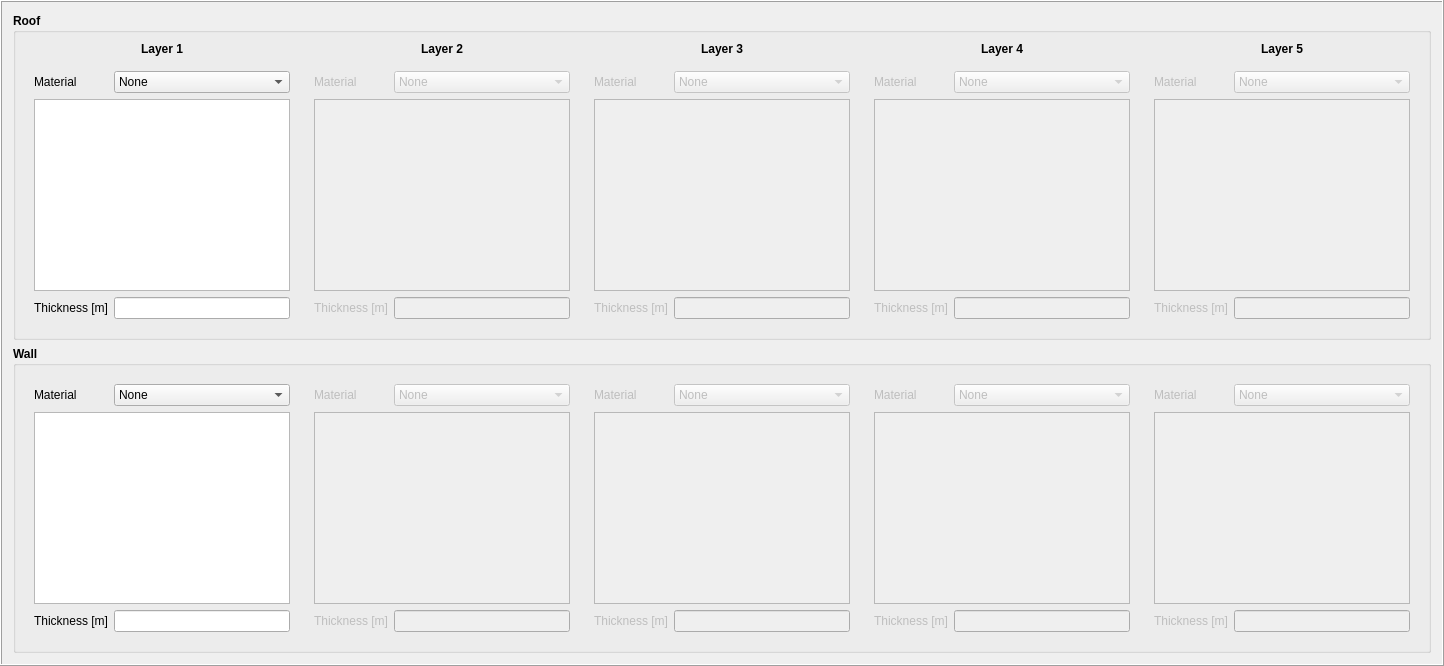
    <widget class="QFrame" name="frame_ESTM_Coef">
     <property name="enabled">
      <bool>true</bool>
     </property>
     <property name="sizePolicy">
      <sizepolicy hsizetype="Preferred" vsizetype="Expanding">
       <horstretch>0</horstretch>
       <verstretch>0</verstretch>
      </sizepolicy>
     </property>
     <property name="frameShape">
      <enum>QFrame::Box</enum>
     </property>
     <property name="frameShadow">
      <enum>QFrame::Raised</enum>
     </property>
     <property name="lineWidth">
      <number>1</number>
     </property>
     <property name="midLineWidth">
      <number>0</number>
     </property>
     <layout class="QGridLayout" name="gridLayout">
      <item row="1" column="0">
       <layout class="QVBoxLayout" name="verticalLayout_7">
        <item>
         <widget class="QGroupBox" name="groupBox_23">
          <property name="enabled">
           <bool>true</bool>
          </property>
          <property name="font">
           <font>
            <weight>75</weight>
            <bold>true</bold>
           </font>
          </property>
          <property name="title">
           <string>Roof</string>
          </property>
          <property name="flat">
           <bool>true</bool>
          </property>
          <layout class="QGridLayout" name="gridLayout_37">
           <item row="0" column="3">
            <widget class="QLabel" name="label_4">
             <property name="font">
              <font>
               <weight>75</weight>
               <bold>true</bold>
              </font>
             </property>
             <property name="text">
              <string>Layer 4</string>
             </property>
             <property name="alignment">
              <set>Qt::AlignCenter</set>
             </property>
             <property name="wordWrap">
              <bool>false</bool>
             </property>
            </widget>
           </item>
           <item row="0" column="2">
            <widget class="QLabel" name="label_3">
             <property name="font">
              <font>
               <weight>75</weight>
               <bold>true</bold>
              </font>
             </property>
             <property name="text">
              <string>Layer 3</string>
             </property>
             <property name="alignment">
              <set>Qt::AlignCenter</set>
             </property>
             <property name="wordWrap">
              <bool>false</bool>
             </property>
            </widget>
           </item>
           <item row="0" column="4">
            <widget class="QLabel" name="label_5">
             <property name="font">
              <font>
               <weight>75</weight>
               <bold>true</bold>
              </font>
             </property>
             <property name="text">
              <string>Layer 5</string>
             </property>
             <property name="alignment">
              <set>Qt::AlignCenter</set>
             </property>
             <property name="wordWrap">
              <bool>false</bool>
             </property>
            </widget>
           </item>
           <item row="0" column="0">
            <widget class="QLabel" name="label">
             <property name="font">
              <font>
               <weight>75</weight>
               <bold>true</bold>
              </font>
             </property>
             <property name="text">
              <string>Layer 1</string>
             </property>
             <property name="alignment">
              <set>Qt::AlignCenter</set>
             </property>
             <property name="wordWrap">
              <bool>false</bool>
             </property>
            </widget>
           </item>
           <item row="0" column="1">
            <widget class="QLabel" name="label_2">
             <property name="font">
              <font>
               <weight>75</weight>
               <bold>true</bold>
              </font>
             </property>
             <property name="text">
              <string>Layer 2</string>
             </property>
             <property name="alignment">
              <set>Qt::AlignCenter</set>
             </property>
             <property name="wordWrap">
              <bool>false</bool>
             </property>
            </widget>
           </item>
           <item row="1" column="1">
            <widget class="QFrame" name="frame_r2">
             <property name="enabled">
              <bool>false</bool>
             </property>
             <layout class="QGridLayout" name="gridLayout_r2">
              <item row="2" column="0">
               <widget class="QLabel" name="label_31">
                <property name="font">
                 <font>
                  <weight>50</weight>
                  <bold>false</bold>
                 </font>
                </property>
                <property name="text">
                 <string>Thickness [m]</string>
                </property>
               </widget>
              </item>
              <item row="0" column="0">
               <widget class="QLabel" name="label_32">
                <property name="sizePolicy">
                 <sizepolicy hsizetype="Minimum" vsizetype="Preferred">
                  <horstretch>0</horstretch>
                  <verstretch>0</verstretch>
                 </sizepolicy>
                </property>
                <property name="font">
                 <font>
                  <weight>50</weight>
                  <bold>false</bold>
                 </font>
                </property>
                <property name="text">
                 <string>Material</string>
                </property>
               </widget>
              </item>
              <item row="0" column="1">
               <widget class="QComboBox" name="comboBox_r2">
                <property name="sizePolicy">
                 <sizepolicy hsizetype="Expanding" vsizetype="Fixed">
                  <horstretch>0</horstretch>
                  <verstretch>0</verstretch>
                 </sizepolicy>
                </property>
                <property name="font">
                 <font>
                  <weight>50</weight>
                  <bold>false</bold>
                 </font>
                </property>
                <item>
                 <property name="text">
                  <string>None</string>
                 </property>
                </item>
               </widget>
              </item>
              <item row="2" column="1">
               <widget class="QLineEdit" name="lineEdit_r2">
                <property name="font">
                 <font>
                  <weight>50</weight>
                  <bold>false</bold>
                 </font>
                </property>
               </widget>
              </item>
              <item row="1" column="0" colspan="2">
               <widget class="QTextBrowser" name="textBrowser_r2">
                <property name="font">
                 <font>
                  <weight>50</weight>
                  <bold>false</bold>
                 </font>
                </property>
               </widget>
              </item>
             </layout>
            </widget>
           </item>
           <item row="1" column="0">
            <widget class="QFrame" name="frame_r1">
             <layout class="QGridLayout" name="gridLayout_r1">
              <item row="2" column="0">
               <widget class="QLabel" name="label_25">
                <property name="font">
                 <font>
                  <weight>50</weight>
                  <bold>false</bold>
                 </font>
                </property>
                <property name="text">
                 <string>Thickness [m]</string>
                </property>
               </widget>
              </item>
              <item row="0" column="0">
               <widget class="QLabel" name="label_26">
                <property name="sizePolicy">
                 <sizepolicy hsizetype="Minimum" vsizetype="Preferred">
                  <horstretch>0</horstretch>
                  <verstretch>0</verstretch>
                 </sizepolicy>
                </property>
                <property name="font">
                 <font>
                  <weight>50</weight>
                  <bold>false</bold>
                 </font>
                </property>
                <property name="text">
                 <string>Material</string>
                </property>
               </widget>
              </item>
              <item row="0" column="1">
               <widget class="QComboBox" name="comboBox_r1">
                <property name="sizePolicy">
                 <sizepolicy hsizetype="Expanding" vsizetype="Fixed">
                  <horstretch>0</horstretch>
                  <verstretch>0</verstretch>
                 </sizepolicy>
                </property>
                <property name="font">
                 <font>
                  <weight>50</weight>
                  <bold>false</bold>
                 </font>
                </property>
                <item>
                 <property name="text">
                  <string>None</string>
                 </property>
                </item>
               </widget>
              </item>
              <item row="2" column="1">
               <widget class="QLineEdit" name="lineEdit_r1">
                <property name="font">
                 <font>
                  <weight>50</weight>
                  <bold>false</bold>
                 </font>
                </property>
               </widget>
              </item>
              <item row="1" column="0" colspan="2">
               <widget class="QTextBrowser" name="textBrowser_r1">
                <property name="font">
                 <font>
                  <weight>50</weight>
                  <bold>false</bold>
                 </font>
                </property>
               </widget>
              </item>
             </layout>
            </widget>
           </item>
           <item row="1" column="2">
            <widget class="QFrame" name="frame_r3">
             <property name="enabled">
              <bool>false</bool>
             </property>
             <layout class="QGridLayout" name="gridLayout_r3">
              <item row="0" column="1">
               <widget class="QComboBox" name="comboBox_r3">
                <property name="sizePolicy">
                 <sizepolicy hsizetype="Expanding" vsizetype="Fixed">
                  <horstretch>0</horstretch>
                  <verstretch>0</verstretch>
                 </sizepolicy>
                </property>
                <property name="font">
                 <font>
                  <weight>50</weight>
                  <bold>false</bold>
                 </font>
                </property>
                <item>
                 <property name="text">
                  <string>None</string>
                 </property>
                </item>
               </widget>
              </item>
              <item row="2" column="0">
               <widget class="QLabel" name="label_33">
                <property name="font">
                 <font>
                  <weight>50</weight>
                  <bold>false</bold>
                 </font>
                </property>
                <property name="text">
                 <string>Thickness [m]</string>
                </property>
               </widget>
              </item>
              <item row="2" column="1">
               <widget class="QLineEdit" name="lineEdit_r3">
                <property name="font">
                 <font>
                  <weight>50</weight>
                  <bold>false</bold>
                 </font>
                </property>
               </widget>
              </item>
              <item row="0" column="0">
               <widget class="QLabel" name="label_34">
                <property name="sizePolicy">
                 <sizepolicy hsizetype="Minimum" vsizetype="Preferred">
                  <horstretch>0</horstretch>
                  <verstretch>0</verstretch>
                 </sizepolicy>
                </property>
                <property name="font">
                 <font>
                  <weight>50</weight>
                  <bold>false</bold>
                 </font>
                </property>
                <property name="text">
                 <string>Material</string>
                </property>
               </widget>
              </item>
              <item row="1" column="0" colspan="2">
               <widget class="QTextBrowser" name="textBrowser_r3">
                <property name="font">
                 <font>
                  <weight>50</weight>
                  <bold>false</bold>
                 </font>
                </property>
               </widget>
              </item>
             </layout>
            </widget>
           </item>
           <item row="1" column="3">
            <widget class="QFrame" name="frame_r4">
             <property name="enabled">
              <bool>false</bool>
             </property>
             <layout class="QGridLayout" name="gridLayout_r4">
              <item row="2" column="0">
               <widget class="QLabel" name="label_41">
                <property name="font">
                 <font>
                  <weight>50</weight>
                  <bold>false</bold>
                 </font>
                </property>
                <property name="text">
                 <string>Thickness [m]</string>
                </property>
               </widget>
              </item>
              <item row="0" column="0">
               <widget class="QLabel" name="label_42">
                <property name="sizePolicy">
                 <sizepolicy hsizetype="Minimum" vsizetype="Preferred">
                  <horstretch>0</horstretch>
                  <verstretch>0</verstretch>
                 </sizepolicy>
                </property>
                <property name="maximumSize">
                 <size>
                  <width>50</width>
                  <height>16777215</height>
                 </size>
                </property>
                <property name="font">
                 <font>
                  <weight>50</weight>
                  <bold>false</bold>
                 </font>
                </property>
                <property name="text">
                 <string>Material</string>
                </property>
               </widget>
              </item>
              <item row="0" column="1">
               <widget class="QComboBox" name="comboBox_r4">
                <property name="sizePolicy">
                 <sizepolicy hsizetype="Expanding" vsizetype="Fixed">
                  <horstretch>0</horstretch>
                  <verstretch>0</verstretch>
                 </sizepolicy>
                </property>
                <property name="font">
                 <font>
                  <weight>50</weight>
                  <bold>false</bold>
                 </font>
                </property>
                <item>
                 <property name="text">
                  <string>None</string>
                 </property>
                </item>
               </widget>
              </item>
              <item row="2" column="1">
               <widget class="QLineEdit" name="lineEdit_r4">
                <property name="font">
                 <font>
                  <weight>50</weight>
                  <bold>false</bold>
                 </font>
                </property>
               </widget>
              </item>
              <item row="1" column="0" colspan="2">
               <widget class="QTextBrowser" name="textBrowser_r4">
                <property name="font">
                 <font>
                  <weight>50</weight>
                  <bold>false</bold>
                 </font>
                </property>
               </widget>
              </item>
             </layout>
            </widget>
           </item>
           <item row="1" column="4">
            <widget class="QFrame" name="frame_r5">
             <property name="enabled">
              <bool>false</bool>
             </property>
             <layout class="QGridLayout" name="gridLayout_r5">
              <item row="2" column="0">
               <widget class="QLabel" name="label_43">
                <property name="font">
                 <font>
                  <weight>50</weight>
                  <bold>false</bold>
                 </font>
                </property>
                <property name="text">
                 <string>Thickness [m]</string>
                </property>
               </widget>
              </item>
              <item row="0" column="0">
               <widget class="QLabel" name="label_44">
                <property name="sizePolicy">
                 <sizepolicy hsizetype="Minimum" vsizetype="Preferred">
                  <horstretch>0</horstretch>
                  <verstretch>0</verstretch>
                 </sizepolicy>
                </property>
                <property name="font">
                 <font>
                  <weight>50</weight>
                  <bold>false</bold>
                 </font>
                </property>
                <property name="text">
                 <string>Material</string>
                </property>
               </widget>
              </item>
              <item row="0" column="1">
               <widget class="QComboBox" name="comboBox_r5">
                <property name="sizePolicy">
                 <sizepolicy hsizetype="Expanding" vsizetype="Fixed">
                  <horstretch>0</horstretch>
                  <verstretch>0</verstretch>
                 </sizepolicy>
                </property>
                <property name="font">
                 <font>
                  <weight>50</weight>
                  <bold>false</bold>
                 </font>
                </property>
                <item>
                 <property name="text">
                  <string>None</string>
                 </property>
                </item>
               </widget>
              </item>
              <item row="2" column="1">
               <widget class="QLineEdit" name="lineEdit_r5">
                <property name="font">
                 <font>
                  <weight>50</weight>
                  <bold>false</bold>
                 </font>
                </property>
               </widget>
              </item>
              <item row="1" column="0" colspan="2">
               <widget class="QTextBrowser" name="textBrowser_r5">
                <property name="font">
                 <font>
                  <weight>50</weight>
                  <bold>false</bold>
                 </font>
                </property>
               </widget>
              </item>
             </layout>
            </widget>
           </item>
          </layout>
         </widget>
        </item>
       </layout>
      </item>
      <item row="2" column="0">
       <widget class="QGroupBox" name="groupBox_25">
        <property name="font">
         <font>
          <weight>75</weight>
          <bold>true</bold>
         </font>
        </property>
        <property name="title">
         <string>Wall</string>
        </property>
        <property name="flat">
         <bool>true</bool>
        </property>
        <property name="checkable">
         <bool>false</bool>
        </property>
        <layout class="QGridLayout" name="gridLayout_41">
         <item row="0" column="0">
          <widget class="QFrame" name="frame_w1">
           <layout class="QGridLayout" name="gridLayout_42">
            <item row="2" column="0">
             <widget class="QLabel" name="label_29">
              <property name="font">
               <font>
                <weight>50</weight>
                <bold>false</bold>
               </font>
              </property>
              <property name="text">
               <string>Thickness [m]</string>
              </property>
             </widget>
            </item>
            <item row="0" column="0">
             <widget class="QLabel" name="label_30">
              <property name="sizePolicy">
               <sizepolicy hsizetype="Minimum" vsizetype="Preferred">
                <horstretch>0</horstretch>
                <verstretch>0</verstretch>
               </sizepolicy>
              </property>
              <property name="font">
               <font>
                <weight>50</weight>
                <bold>false</bold>
               </font>
              </property>
              <property name="text">
               <string>Material</string>
              </property>
             </widget>
            </item>
            <item row="0" column="1">
             <widget class="QComboBox" name="comboBox_w1">
              <property name="sizePolicy">
               <sizepolicy hsizetype="Expanding" vsizetype="Fixed">
                <horstretch>0</horstretch>
                <verstretch>0</verstretch>
               </sizepolicy>
              </property>
              <property name="font">
               <font>
                <weight>50</weight>
                <bold>false</bold>
               </font>
              </property>
              <item>
               <property name="text">
                <string>None</string>
               </property>
              </item>
             </widget>
            </item>
            <item row="2" column="1">
             <widget class="QLineEdit" name="lineEdit_w1">
              <property name="font">
               <font>
                <weight>50</weight>
                <bold>false</bold>
               </font>
              </property>
             </widget>
            </item>
            <item row="1" column="0" colspan="2">
             <widget class="QTextBrowser" name="textBrowser_w1">
              <property name="font">
               <font>
                <weight>50</weight>
                <bold>false</bold>
               </font>
              </property>
             </widget>
            </item>
           </layout>
          </widget>
         </item>
         <item row="0" column="4">
          <widget class="QFrame" name="frame_w5">
           <property name="enabled">
            <bool>false</bool>
           </property>
           <layout class="QGridLayout" name="gridLayout_60">
            <item row="2" column="0">
             <widget class="QLabel" name="label_60">
              <property name="font">
               <font>
                <weight>50</weight>
                <bold>false</bold>
               </font>
              </property>
              <property name="text">
               <string>Thickness [m]</string>
              </property>
             </widget>
            </item>
            <item row="0" column="0">
             <widget class="QLabel" name="label_61">
              <property name="sizePolicy">
               <sizepolicy hsizetype="Minimum" vsizetype="Preferred">
                <horstretch>0</horstretch>
                <verstretch>0</verstretch>
               </sizepolicy>
              </property>
              <property name="font">
               <font>
                <weight>50</weight>
                <bold>false</bold>
               </font>
              </property>
              <property name="text">
               <string>Material</string>
              </property>
             </widget>
            </item>
            <item row="0" column="1">
             <widget class="QComboBox" name="comboBox_w5">
              <property name="sizePolicy">
               <sizepolicy hsizetype="Expanding" vsizetype="Fixed">
                <horstretch>0</horstretch>
                <verstretch>0</verstretch>
               </sizepolicy>
              </property>
              <property name="font">
               <font>
                <weight>50</weight>
                <bold>false</bold>
               </font>
              </property>
              <item>
               <property name="text">
                <string>None</string>
               </property>
              </item>
             </widget>
            </item>
            <item row="2" column="1">
             <widget class="QLineEdit" name="lineEdit_w5">
              <property name="font">
               <font>
                <weight>50</weight>
                <bold>false</bold>
               </font>
              </property>
             </widget>
            </item>
            <item row="1" column="0" colspan="2">
             <widget class="QTextBrowser" name="textBrowser_w5">
              <property name="font">
               <font>
                <weight>50</weight>
                <bold>false</bold>
               </font>
              </property>
             </widget>
            </item>
           </layout>
          </widget>
         </item>
         <item row="0" column="3">
          <widget class="QFrame" name="frame_w4">
           <property name="enabled">
            <bool>false</bool>
           </property>
           <layout class="QGridLayout" name="gridLayout_58">
            <item row="2" column="0">
             <widget class="QLabel" name="label_56">
              <property name="font">
               <font>
                <weight>50</weight>
                <bold>false</bold>
               </font>
              </property>
              <property name="text">
               <string>Thickness [m]</string>
              </property>
             </widget>
            </item>
            <item row="0" column="0">
             <widget class="QLabel" name="label_57">
              <property name="sizePolicy">
               <sizepolicy hsizetype="Minimum" vsizetype="Preferred">
                <horstretch>0</horstretch>
                <verstretch>0</verstretch>
               </sizepolicy>
              </property>
              <property name="font">
               <font>
                <weight>50</weight>
                <bold>false</bold>
               </font>
              </property>
              <property name="text">
               <string>Material</string>
              </property>
             </widget>
            </item>
            <item row="2" column="1">
             <widget class="QLineEdit" name="lineEdit_w4">
              <property name="font">
               <font>
                <weight>50</weight>
                <bold>false</bold>
               </font>
              </property>
             </widget>
            </item>
            <item row="0" column="1">
             <widget class="QComboBox" name="comboBox_w4">
              <property name="sizePolicy">
               <sizepolicy hsizetype="Expanding" vsizetype="Fixed">
                <horstretch>0</horstretch>
                <verstretch>0</verstretch>
               </sizepolicy>
              </property>
              <property name="font">
               <font>
                <weight>50</weight>
                <bold>false</bold>
               </font>
              </property>
              <item>
               <property name="text">
                <string>None</string>
               </property>
              </item>
             </widget>
            </item>
            <item row="1" column="0" colspan="2">
             <widget class="QTextBrowser" name="textBrowser_w4">
              <property name="font">
               <font>
                <weight>50</weight>
                <bold>false</bold>
               </font>
              </property>
             </widget>
            </item>
           </layout>
          </widget>
         </item>
         <item row="0" column="2">
          <widget class="QFrame" name="frame_w3">
           <property name="enabled">
            <bool>false</bool>
           </property>
           <layout class="QGridLayout" name="gridLayout_57">
            <item row="2" column="0">
             <widget class="QLabel" name="label_54">
              <property name="font">
               <font>
                <weight>50</weight>
                <bold>false</bold>
               </font>
              </property>
              <property name="text">
               <string>Thickness [m]</string>
              </property>
             </widget>
            </item>
            <item row="0" column="0">
             <widget class="QLabel" name="label_55">
              <property name="sizePolicy">
               <sizepolicy hsizetype="Minimum" vsizetype="Preferred">
                <horstretch>0</horstretch>
                <verstretch>0</verstretch>
               </sizepolicy>
              </property>
              <property name="font">
               <font>
                <weight>50</weight>
                <bold>false</bold>
               </font>
              </property>
              <property name="text">
               <string>Material</string>
              </property>
             </widget>
            </item>
            <item row="0" column="1">
             <widget class="QComboBox" name="comboBox_w3">
              <property name="sizePolicy">
               <sizepolicy hsizetype="Expanding" vsizetype="Fixed">
                <horstretch>0</horstretch>
                <verstretch>0</verstretch>
               </sizepolicy>
              </property>
              <property name="font">
               <font>
                <weight>50</weight>
                <bold>false</bold>
               </font>
              </property>
              <item>
               <property name="text">
                <string>None</string>
               </property>
              </item>
             </widget>
            </item>
            <item row="2" column="1">
             <widget class="QLineEdit" name="lineEdit_w3">
              <property name="font">
               <font>
                <weight>50</weight>
                <bold>false</bold>
               </font>
              </property>
             </widget>
            </item>
            <item row="1" column="0" colspan="2">
             <widget class="QTextBrowser" name="textBrowser_w3">
              <property name="font">
               <font>
                <weight>50</weight>
                <bold>false</bold>
               </font>
              </property>
             </widget>
            </item>
           </layout>
          </widget>
         </item>
         <item row="0" column="1">
          <widget class="QFrame" name="frame_w2">
           <property name="enabled">
            <bool>false</bool>
           </property>
           <layout class="QGridLayout" name="gridLayout_56">
            <item row="2" column="0">
             <widget class="QLabel" name="label_52">
              <property name="font">
               <font>
                <weight>50</weight>
                <bold>false</bold>
               </font>
              </property>
              <property name="text">
               <string>Thickness [m]</string>
              </property>
             </widget>
            </item>
            <item row="0" column="0">
             <widget class="QLabel" name="label_53">
              <property name="sizePolicy">
               <sizepolicy hsizetype="Minimum" vsizetype="Preferred">
                <horstretch>0</horstretch>
                <verstretch>0</verstretch>
               </sizepolicy>
              </property>
              <property name="font">
               <font>
                <weight>50</weight>
                <bold>false</bold>
               </font>
              </property>
              <property name="text">
               <string>Material</string>
              </property>
             </widget>
            </item>
            <item row="0" column="1">
             <widget class="QComboBox" name="comboBox_w2">
              <property name="sizePolicy">
               <sizepolicy hsizetype="Expanding" vsizetype="Fixed">
                <horstretch>0</horstretch>
                <verstretch>0</verstretch>
               </sizepolicy>
              </property>
              <property name="font">
               <font>
                <weight>50</weight>
                <bold>false</bold>
               </font>
              </property>
              <item>
               <property name="text">
                <string>None</string>
               </property>
              </item>
             </widget>
            </item>
            <item row="2" column="1">
             <widget class="QLineEdit" name="lineEdit_w2">
              <property name="font">
               <font>
                <weight>50</weight>
                <bold>false</bold>
               </font>
              </property>
             </widget>
            </item>
            <item row="1" column="0" colspan="2">
             <widget class="QTextBrowser" name="textBrowser_w2">
              <property name="font">
               <font>
                <weight>50</weight>
                <bold>false</bold>
               </font>
              </property>
             </widget>
            </item>
           </layout>
          </widget>
         </item>
        </layout>
       </widget>
      </item>
     </layout>
    </widget>
